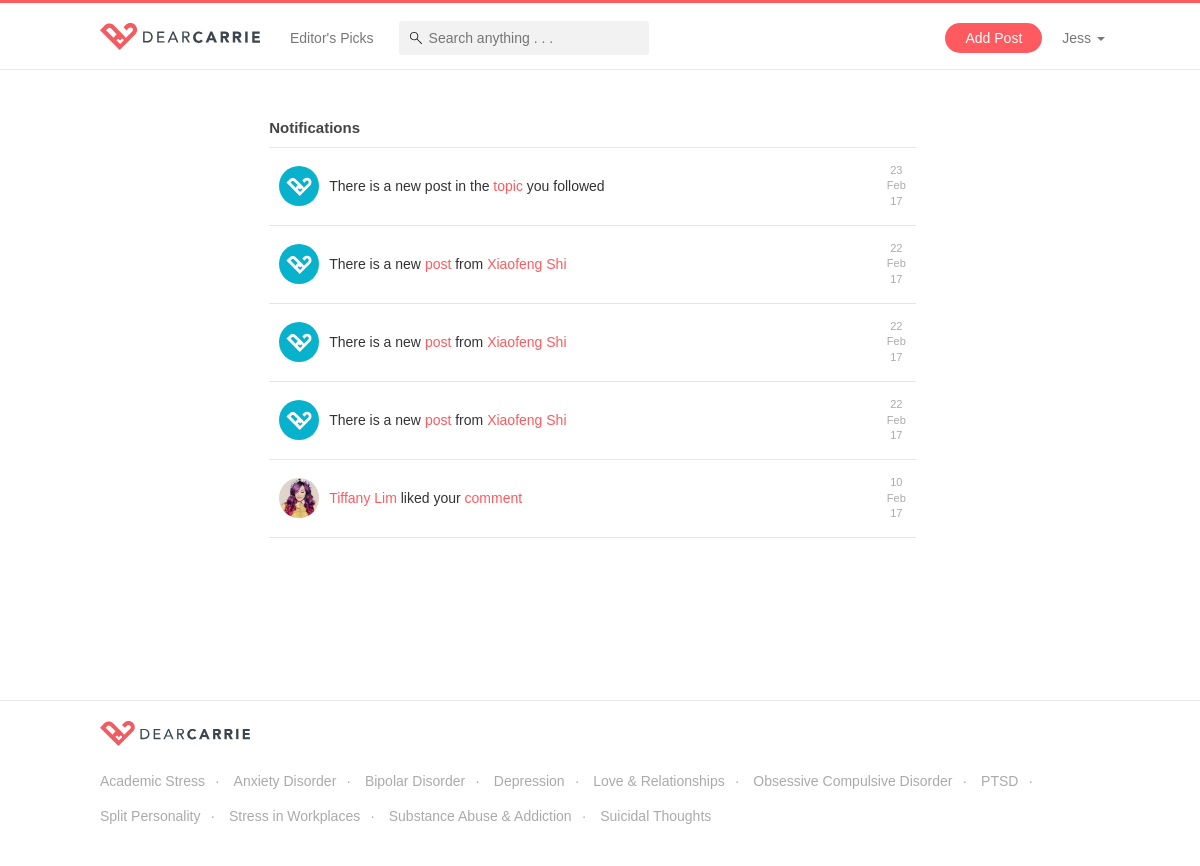
The app's page /notifications.php (signed in) with its own data.
### tables this page shows
CREATE TABLE IF NOT EXISTS `notifications` (
  `seen` int(11) NOT NULL DEFAULT '0',
  `timestamp` timestamp NOT NULL DEFAULT CURRENT_TIMESTAMP,
  `item` int(11) NOT NULL,
  `type` varchar(255) NOT NULL,
  `to_user` int(11) NOT NULL,
  `from_user` int(11) NOT NULL
);

CREATE TABLE IF NOT EXISTS `users` (
  `id` int(11) NOT NULL AUTO_INCREMENT,
  `name` varchar(255) NOT NULL,
  `email` varchar(255) NOT NULL,
  `password` char(32) NOT NULL,
  `role` varchar(255) NOT NULL DEFAULT 'normal',
  `affliate` varchar(255) DEFAULT 'website',
  `image` varchar(255) NOT NULL DEFAULT 'images/default.svg',
  `description` varchar(255) NOT NULL,
  `datejoin` timestamp NOT NULL DEFAULT CURRENT_TIMESTAMP,
  `active` int(11) NOT NULL DEFAULT '1',
  PRIMARY KEY (`id`),
  UNIQUE KEY `email` (`email`)
);

CREATE TABLE IF NOT EXISTS `topics` (
  `id` int(11) NOT NULL AUTO_INCREMENT,
  `main_image` varchar(255) NOT NULL,
  `background` varchar(255) NOT NULL,
  `title` varchar(255) NOT NULL,
  `short_desc` varchar(255) NOT NULL,
  `description` text NOT NULL,
  `date` timestamp NOT NULL DEFAULT CURRENT_TIMESTAMP ON UPDATE CURRENT_TIMESTAMP,
  `followers` int(11) NOT NULL DEFAULT '0',
  `posts` int(11) NOT NULL DEFAULT '0',
  `url` varchar(255) NOT NULL,
  `tel` varchar(255) NOT NULL,
  `type` varchar(255) NOT NULL,
  `order_num` int(11) NOT NULL,
  `score` double NOT NULL DEFAULT '0',
  `published` int(11) NOT NULL DEFAULT '1',
  PRIMARY KEY (`id`)
);

### controllers/commonFunctions.php (called while the page is built, shortened)
<?php
function checkLogin() {
	if(isset($_SESSION["role"])) {
		return false;
	}
	else {
		return true;
	}
}
function checkRole($userRole, $role) {
	if($userRole != $role) {
		return false;
	}
	else {
		return true;
	}
}
function connectToDataBase() {
	$theLineToDatabase =  mysqli_connect("localhost","root","root","dearcarrie");
	if(!$theLineToDatabase) {
		header("location: error.php?msg=Database connection first error");
		exit();
	}
	else {
	  return $theLineToDatabase;
	}
}
function getUserByID($id) {
	$conn = connectToDataBase();
	$sql = "SELECT * FROM users WHERE id = '$id'";
	$result = $conn->query($sql);
	$value = $result->fetch_assoc();
	return $value;
}
function getCommentByID($id) {
	$conn = connectToDataBase();
	$sql = "SELECT *
					FROM comments c
					INNER JOIN users u ON c.userid = u.id
					WHERE  c.id = '$id'
					ORDER BY c.id DESC, u.role ASC ";
	$result = $conn->query($sql);
	$value = $result->fetch_assoc();
	return $value;
}
function displayAllTopicsOrderByTitleAsc() {
	$conn = connectToDataBase();
	$sql = "SELECT * FROM topics ORDER BY title ASC";
	$result = $conn->query($sql);
	$resArr = array();
	if ($result->num_rows > 0) {
		 while($row = $result->fetch_assoc()) {
			 $resArr[] = $row;
		 }
	} else {
	}
	return $resArr;
}
function displayCuratedTopics() {
	$conn = connectToDataBase();
	$sql = "SELECT * FROM topics WHERE type = 'curated' ORDER BY title";
	$result = $conn->query($sql);
	$resArr = array();
	if ($result->num_rows > 0) {
		 while($row = $result->fetch_assoc()) {
			 $resArr[] = $row;
		 }
	}
	return $resArr;
}
function getNotificationsByUserID($userid) {
	$conn = connectToDataBase();
	$sql = "SELECT * FROM notifications WHERE to_user = '$userid' ORDER BY timestamp DESC";
	$result = $conn->query($sql);
	$resArr = array();
	if ($result->num_rows > 0) {
		 while($row = $result->fetch_assoc()) {
			 $resArr[] = $row;
		 }
	} else {
	}
	return $resArr;
}
function getUserNameByID($id) {
	$conn = connectToDataBase();
	$sql = "SELECT * FROM users WHERE id = '$id'";
	$result = $conn->query($sql);
	$value = $result->fetch_assoc();
	return $value;
}
function getUnseenNotificationCount($userid) {
	$conn = connectToDataBase();
	$sql = "SELECT * FROM notifications WHERE to_user = '$userid' AND seen = 0";
	$result = $conn->query($sql);
	$resArr = array();
	return $resArr;
}
function calculateDays($date) {
	return date('d M y',strtotime($date));
}
?>

### notifications.php (the view, shortened to what this page needs)
<!DOCTYPE html>
<?php
  include('controllers/templates.php');
  $notifications = getNotificationsByUserID($_SESSION["userid"]);
?>
<html lang="en">
  <?php head("Add Post"); ?>
  <body>
    <?= navbar(); ?>
    <div class="page-container">
      <div class="row">
          <div class="col-sm-8 col-sm-offset-2">
              <div class="content-title">
                  <h4>Notifications</h4>
              </div>
              <?php
              foreach($notifications as $notification) {
                $user = getUserNameByID($notification["from_user"]);
                $comment = getCommentByID($notification["item"]);
                if (!$notification["seen"]) {
                    echo '<div class="media active">';
                }
                else {
                  echo '<div class="media">';
                }
              ?>
                    <div class="media-left">
                        <a href="profile">
                            <?php if ($notification["type"] == "new_post_topic") { ?>
                                <img class="media-object" src="images/default.svg">
                            <?php } else { ?>
                                <img class="media-object" src="<?=$user["image"];?>">
                            <?php } ?>
                        </a>
                    </div>
                    <div class="media-body">
                        <?php if ($notification["type"] == "user_follow") { ?>
                              <a href="profile?userID=<?=$user["id"];?>" class="primary-color"><?=$user["name"];?></a> is following you now
                        <?php } if ($notification["type"] == "post_like") { ?>
                              <a href="profile?userID=<?=$user["id"];?>" class="primary-color"><?=$user["name"];?></a> like your <a href="post?postID=<?=$notification["item"];?>" class="primary-color">post</a>
                        <?php } if ($notification["type"] == "comment_new") { ?>
                              <a href="profile?userID=<?=$user["id"];?>" class="primary-color"><?=$user["name"];?></a> commented on your <a href="post?postID=<?=$notification["item"];?>" class="primary-color">post</a>
                        <?php } if ($notification["type"] == "comment_like") { ?>
                              <a href="profile?userID=<?=$user["id"];?>" class="primary-color"><?=$user["name"];?></a> liked your <a href="post?postID=<?=$comment["postid"];?>" class="primary-color">comment</a>
                        <?php } if ($notification["type"] == "post_follow") { ?>
                              <a href="profile?userID=<?=$user["id"];?>" class="primary-color"><?=$user["name"];?></a> is following your <a href="post?postID=<?=$notification["item"];?>" class="primary-color">post</a>
                        <?php } if ($notification["type"] == "new_comment_follow_post") { ?>
                              There is a new comment on the <a href="post?postID=<?=$notification["item"];?>" class="primary-color">post</a> you follow
                        <?php } if ($notification["type"] == "new_comment_commented") { ?>
                        <?php } if ($notification["type"] == "new_post_topic") { ?>
                              There is a new post in the <a href="topicDetails?topicID=<?=$notification["item"];?>" class="primary-color">topic</a> you followed
                        <?php } if ($notification["type"] == "user_new_post") { ?>
                              <?php $username = getUserByID($notification["from_user"]); ?>
                              There is a new <a href="post?postID=<?=$notification["item"];?>" class="primary-color">post</a> from <a href="profile?userID=<?=$username['id'];?>" class="primary-color"><?=$username["name"];?></a>
                        <?php } ?>
                    </div>
                    <div class="media-right">
                        <p class="small light-text"><?php echo calculateDays($notification['timestamp']); ?></p>
                    </div>
                </div>
              <?php } ?>
          </div>
      </div>
    </div>
    <?= footer(); ?>
  </body>
</html>

### controllers/templates.php (shortened to what this page needs)
<?php
  include('commonFunctions.php');
?>
<?php
function head($title){
?>
  <head>
    <link href="css/bootstrap.min.css" rel="stylesheet">
    <link href="css/animate.css" rel="stylesheet">
    <link href="css/style.css" rel="stylesheet">
  </head>
<?php
}
function navbar() {
  $curatedTopics = displayCuratedTopics();
  if(isset($_SESSION["userid"])){
    $countNotifications = count(getUnseenNotificationCount($_SESSION["userid"]));
  }
?>
  <nav class="navbar navbar-default navbar-fixed-top">
    <div class="container-fluid page-container">
      <div class="navbar-header">
        <a class="navbar-brand" href="index"><img alt="brand" src="images/logo.svg" width="160px;"></a>
      </div>
      <div class="collapse navbar-collapse" id="bs-example-navbar-collapse-1">
        <ul class="nav navbar-nav hide-mobile">
          <li>
            <a href="topic">Editor's Picks</a>
          </li>
        </ul>
        <form id="myForm" class="navbar-form navbar-left hide-mobile" action="search" method="get">
            <input id="search_keyword_id" type="text" class="search_keyword nav-search" placeholder="Search anything . . ." name="search_keyword_id" autocomplete="off">
        </form>
        <ul class="nav navbar-nav navbar-right">
          <?php if (!checkLogin()) { ?>
            <li><a href="addPost" class="cta-btn" >Add Post</a></li>
          <?php } ?>
          <li class="dropdown hide-mobile">
            <?php if (!checkLogin()) { ?>
            <a href="#" class="dropdown-toggle" data-toggle="dropdown" role="button" aria-haspopup="true" aria-expanded="false">
              <?=$_SESSION["name"];?>
              <span class="caret"></span>
            </a>
            <?php } ?>
          </li>
        </ul>
      </div>
    </div>
  </nav>
<?php
}
?>
<?php
function footer() {
  $topics = displayAllTopicsOrderByTitleAsc();
?>
  <footer class="footer">
    <div class="page-container">
      <div class="row">
        <div class="col-sm-12">
          <img src="images/logo.svg" class="logo">
        </div>
        <div class="col-sm-12">
          <ul>
            <?php
              $i = 1;
              foreach($topics as $topic) {
                if ($i % 1 == 0) {
            ?>
                <li><a href="topicDetails?topicID=<?=$topic['id'];?>"><?=$topic["title"];?></a></li>
            <?php
                }
                $i++;
              }
            ?>
          </ul>
        </div>
      </div>
    </div>
  </footer>
<?php
}
?>

### css/style.css (style rules this page uses)
:root { --light-bg: #fafafa; --light-border: #e6e6e6; --primary-color: #ff5a5f; --light-primary-color: #ffd9da; --light-text: #aaaaaa; --text-color: #444444; --medium-text: #888888; --primary-hover-color: #e25963; --admin-primary-color: #2e335b; --admin-secondary-color: #337ab7; --admin-hover-color: #3a4170; --serif-font: "Times New Roman", Georgia, Serif; }
body { background-color: white; font-family: Avenir, Arial, sans-serif; }
body > .page-container { padding: 120px 15px 100px 0; min-height: 700px; animation: fadein .5s; -moz-animation: fadein .5s; -webkit-animation: fadein .5s; -o-animation: fadein .5s; }
.page-container, .page-container-admin { max-width: 1000px; margin: 0 auto; display: block; padding: 0; }
input { outline: none; -webkit-box-shadow: none !important; -moz-box-shadow: none !important; box-shadow: none !important; }
.primary-color { color: var(--primary-color) !important; }
.light-text { color: var(--light-text) !important; }
a, a:hover, a:link, a:visited, a:link { color: inherit; cursor: pointer; }
.navbar-default { background: white; border-radius: 0; border-top: 3px solid var(--primary-color); display: table; width: 100%; }
.navbar-default > div > div { padding: 10px 0 6px 0; }
.nav > li > a { padding-left: 10px; padding-right: 10px; }
.navbar > .container-fluid .navbar-brand.navbar-brand { display: table-cell; vertical-align: middle; padding: 10px 0; margin-right: 20px; }
.navbar-brand > img { margin-left: 15px; }
@media only screen and (min-width: 1200px) { .cta-btn { padding: 5px 20px !important; background: var(--primary-color); display: block; color: white !important; border-radius: 15px; margin: 10px; transition: all 0.3s ease 0s; } }
.card > .header > a.edit:hover, { opacity: 1; text-decoration: none; }
.nav-search { background-color: var(--light-border); border: none; box-shadow: none; border-radius: 3px; background: rgba(0,0,0,0.05) url('../images/icon-search.svg') no-repeat 7px center; height: 34px; padding-left: 30px; width: 250px; font-weight: 300; -webkit-transition: width 0.5s ease; -moz-transition: width 0.5s ease; -o-transition: width 0.5s ease; -ms-transition: width 0.5s ease; transition: width 0.5s ease; position: relative; }
.content-title { margin-bottom: 10px; border-bottom: 1px solid var(--light-border); display: table; width: 100%; }
.content-title > * { display: table-cell; }
.content-title > h4 { margin: 0; }
.content-title > h4 { font-size: 15px; color: var(--text-color); padding-bottom: 10px; }
footer { background-color: white; display: block; padding: 20px 0; border-top: 1px solid var(--light-border); }
footer img.logo { width: 150px; margin-bottom: 20px; }
footer ul { list-style-type: none; padding: 0; color: var(--medium-text); }
footer ul > li { color: var(--light-text); font-size: 14px; margin-bottom: 5px; padding: 5px 0; display: inline-block; }
footer ul > li::after { content: '\00B7'; margin: 0 10px; }
footer ul > li:last-child::after { content: none; }
h1, h2 ,h3 , h4 { font-family: Avenir, Arial, sans-serif; font-weight: bold; }
.media { border-bottom: 1px solid var(--light-border); margin-bottom: 10px; padding: 15px 10px; margin-top: -10px; }
.media > div > a > img { width: 40px; border-radius: 50%; }
.media-body, .media-left, .media-right { vertical-align: middle; }
.media p.small { font-size: 11px; margin: 0; text-align: center; }

### records on screen
notifications: timestamp "23 Feb 17"
notifications: users.image (placeholder picture), users.name "Xiaofeng Shi", timestamp "22 Feb 17"
notifications: users.image (placeholder picture), users.name "Xiaofeng Shi", timestamp "22 Feb 17"
notifications: users.image (placeholder picture), users.name "Xiaofeng Shi", timestamp "22 Feb 17"
notifications: users.image (picture), users.name "Tiffany Lim", timestamp "10 Feb 17"
topics: title "Academic Stress"
topics: title "Anxiety Disorder"
topics: title "Bipolar Disorder"
topics: title "Depression"
topics: title "Love & Relationships"
topics: title "Obsessive Compulsive Disorder"
topics: title "PTSD"
topics: title "Split Personality"
topics: title "Stress in Workplaces"
topics: title "Substance Abuse & Addiction"
topics: title "Suicidal Thoughts"

### other values on screen
$_SESSION["name"] "Jess"
